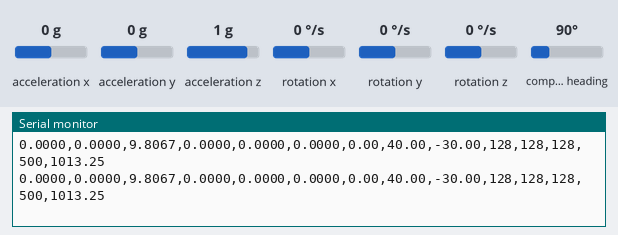
Bench run of a sketch on a simulated Arduino Nano 33 BLE. Parts: the last lines printed to the serial monitor. The inputs (shaded band) are chosen by the test bench; at power-on: acceleration x 0 g, acceleration y 0 g, acceleration z 1 g, rotation x 0 °/s, rotation y 0 °/s, compass heading 90°, rotation z 0 °/s.

Above: at 1.2 s.
1.3 s: acceleration x set to -1.4 g
At 2.3 s:
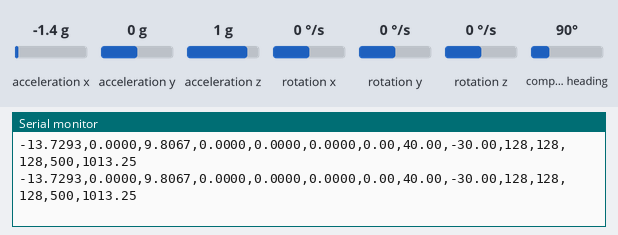
2.8 s: acceleration y set to -1.4 g
At 3.5 s:
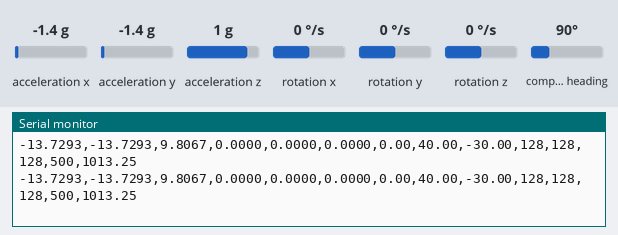
4.3 s: acceleration z set to -1.4 g
At 5.2 s:
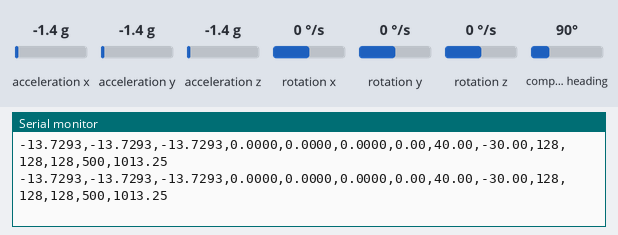
5.8 s: rotation x set to -192 °/s
At 6.9 s:
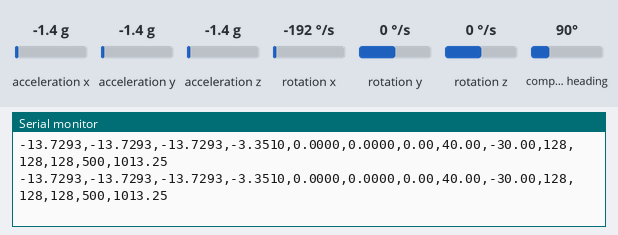
7.3 s: rotation y set to -192 °/s
At 7.8 s:
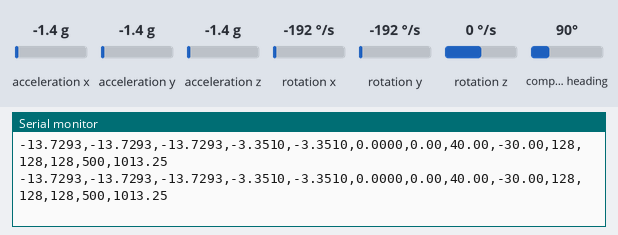
8.8 s: compass heading set to 7°
At 9.4 s:
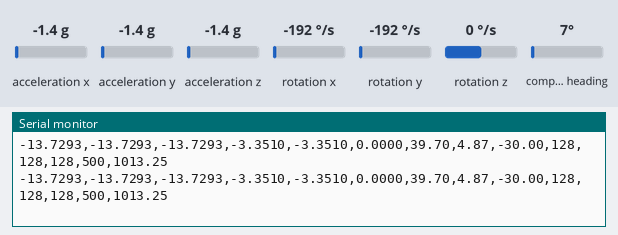

The sketch:

arduino_sensor_sender.ino
```cpp
/*
  Blender Real-time Sensor Sender - IMU Only

  Set SENSOR_BOARD_REV below to match your board:
    2 = Arduino Nano 33 BLE Sense Rev2 (BMI270 + BMM150)
    1 = Arduino Nano 33 BLE Sense Rev1 (LSM9DS1)
*/

#include <Arduino.h>

#define SENSOR_BOARD_REV 1

#if SENSOR_BOARD_REV == 2
  #include <Arduino_BMI270_BMM150.h>
  const char IMU_NAME[] = "BMI270 + BMM150 (Nano 33 BLE Sense Rev2)";
#elif SENSOR_BOARD_REV == 1
  #include <Arduino_LSM9DS1.h>
  const char IMU_NAME[] = "LSM9DS1 (Nano 33 BLE Sense Rev1)";
#else
  #error "SENSOR_BOARD_REV must be 1 or 2"
#endif

const bool USE_JSON = false;
const unsigned long SEND_INTERVAL_MS = 10; // ~100Hz updates
const unsigned long ERROR_INTERVAL_MS = 1000;
unsigned long lastSendTime = 0;
unsigned long lastErrorTime = 0;
unsigned long lastSampleWaitTime = 0;
bool imuReady = false;
bool gotAccel = false;
bool gotGyro = false;
bool gotMag = false;

void setup() {
  Serial.begin(115200);
  while (!Serial && millis() < 3000) {
    // Wait up to 3 seconds for serial console to open
  }

  Serial.println("\n[Arduino] --- DIAGNOSTICS START ---");
  Serial.print("[Arduino] Initializing IMU: ");
  Serial.println(IMU_NAME);

  imuReady = IMU.begin();
  if (!imuReady) {
    Serial.println("[Arduino] ERROR: Failed to initialize IMU!");
    Serial.println("[Arduino] Check SENSOR_BOARD_REV at the top of arduino_sensor_sender.ino.");
    Serial.println("[Arduino] Rev2 needs Arduino_BMI270_BMM150. Rev1 needs Arduino_LSM9DS1.");
  } else {
    Serial.println("[Arduino] IMU initialized successfully!");
  }

  Serial.println("[Arduino] Startup complete.");
  lastSendTime = millis();
}

// Keep sensor values persistent so they don't drop to 0 when samples aren't ready
static float ax = 0.0, ay = 0.0, az = 1.0; // default Z to 1G
static float gx = 0.0, gy = 0.0, gz = 0.0;
static float mx = 0.0, my = 0.0, mz = 0.0;

void loop() {
  if (!imuReady) {
    unsigned long now = millis();
    if (now - lastErrorTime >= ERROR_INTERVAL_MS) {
      lastErrorTime = now;
      Serial.println("[Arduino] IMU not ready. Not streaming fake zero data.");
    }
    return;
  }

  // 1. Read sensors continuously to empty internal FIFO buffers and avoid lag
  if (IMU.accelerationAvailable()) {
    IMU.readAcceleration(ax, ay, az);
    gotAccel = true;
  }
  if (IMU.gyroscopeAvailable()) {
    IMU.readGyroscope(gx, gy, gz);
    gotGyro = true;
  }
  if (IMU.magneticFieldAvailable()) {
    IMU.readMagneticField(mx, my, mz);
    gotMag = true;
  }

  if (!gotAccel || !gotGyro) {
    unsigned long now = millis();
    if (now - lastSampleWaitTime >= ERROR_INTERVAL_MS) {
      lastSampleWaitTime = now;
      Serial.print("[Arduino] Waiting for IMU samples. accel=");
      Serial.print(gotAccel ? "yes" : "no");
      Serial.print(" gyro=");
      Serial.print(gotGyro ? "yes" : "no");
      Serial.print(" mag=");
      Serial.println(gotMag ? "yes" : "no");
    }
    return;
  }

  // 2. Send data over Serial at 100Hz (every 10ms)
  unsigned long now = millis();
  if (now - lastSendTime >= SEND_INTERVAL_MS) {
    lastSendTime = now;

    // Convert Accel from G to m/s^2
    float ax_mps = ax * 9.80665;
    float ay_mps = ay * 9.80665;
    float az_mps = az * 9.80665;

    // Convert Gyro from deg/s to rad/s
    float gx_rad = gx * DEG_TO_RAD;
    float gy_rad = gy * DEG_TO_RAD;
    float gz_rad = gz * DEG_TO_RAD;

    // Extra sensors are disabled in this minimal version, send default values
    int r_scaled = 128;
    int g_scaled = 128;
    int b_scaled = 128;
    int amb = 500;
    float pressure_hpa = 1013.25;

    // Send data over Serial
    if (USE_JSON) {
      Serial.print("{\"ax\":"); Serial.print(ax_mps, 4);
      Serial.print(",\"ay\":"); Serial.print(ay_mps, 4);
      Serial.print(",\"az\":"); Serial.print(az_mps, 4);
      Serial.print(",\"gx\":"); Serial.print(gx_rad, 4);
      Serial.print(",\"gy\":"); Serial.print(gy_rad, 4);
      Serial.print(",\"gz\":"); Serial.print(gz_rad, 4);
      Serial.print(",\"mx\":"); Serial.print(mx, 2);
      Serial.print(",\"my\":"); Serial.print(my, 2);
      Serial.print(",\"mz\":"); Serial.print(mz, 2);
      Serial.print(",\"r\":"); Serial.print(r_scaled);
      Serial.print(",\"g\":"); Serial.print(g_scaled);
      Serial.print(",\"b\":"); Serial.print(b_scaled);
      Serial.print(",\"amb\":"); Serial.print(amb);
      Serial.print(",\"press\":"); Serial.print(pressure_hpa, 2);
      Serial.println("}");
    } else {
      // CSV output
      Serial.print(ax_mps, 4); Serial.print(",");
      Serial.print(ay_mps, 4); Serial.print(",");
      Serial.print(az_mps, 4); Serial.print(",");
      Serial.print(gx_rad, 4); Serial.print(",");
      Serial.print(gy_rad, 4); Serial.print(",");
      Serial.print(gz_rad, 4); Serial.print(",");
      Serial.print(mx, 2); Serial.print(",");
      Serial.print(my, 2); Serial.print(",");
      Serial.print(mz, 2); Serial.print(",");
      Serial.print(r_scaled); Serial.print(",");
      Serial.print(g_scaled); Serial.print(",");
      Serial.print(b_scaled); Serial.print(",");
      Serial.print(amb); Serial.print(",");
      Serial.println(pressure_hpa, 2);
    }
  }
}
```

Measured:
- after the input at 1.3 s, the serial monitor: prints a new line at once (image 1)
- after the input at 2.8 s, the serial monitor: prints a new line at once (image 2)
- after the input at 4.3 s, the serial monitor: prints a new line at once (image 3)
- after the input at 5.8 s, the serial monitor: prints a new line at once (image 4)
- after the input at 7.3 s, the serial monitor: prints a new line at once (image 5)
- after the input at 8.8 s, the serial monitor: prints a new line at once (image 6)
